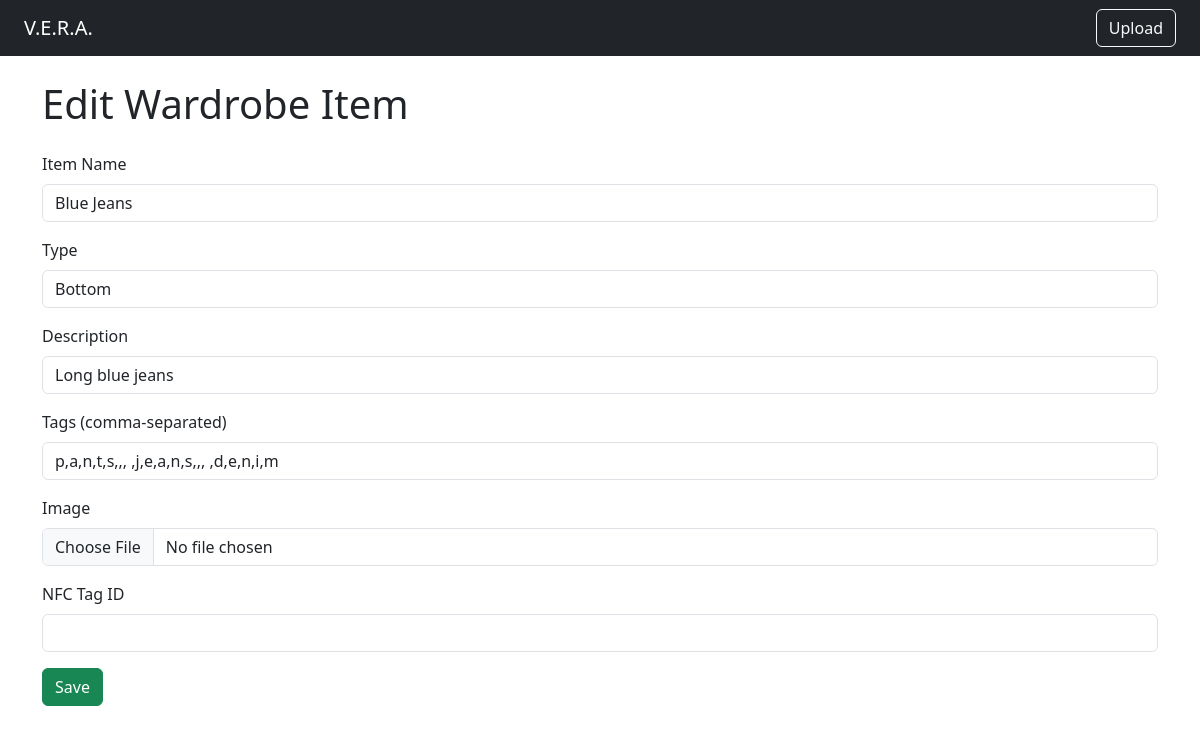
The page /edit/3 on the database its author committed.
### tables this page shows
CREATE TABLE items (
            id INTEGER PRIMARY KEY AUTOINCREMENT,
            name TEXT NOT NULL,
            item_type TEXT,
            description TEXT,
            tags TEXT,  -- comma-separated tags
            image_path TEXT,
            available BOOLEAN DEFAULT 1,
            last_used TEXT,
            nfc_tag_id TEXT
        );

### main.py (the view)
@app.route("/edit/<string:item_id>", methods=["GET", "POST"])
def edit_item(item_id):
    item = db.get_item(item_id)  # Fetch the item from the database
    if not item:
        return redirect(url_for("browse"))  # Redirect if the item doesn't exist
    if request.method == "POST":
        form = UploadForm()
        if form.validate_on_submit():
            if form.image.data:
                filename = secure_filename(form.image.data.filename)
                save_path = os.path.join(app.config['UPLOAD_FOLDER'], filename)
                form.image.data.save(save_path)
                image_url = url_for('wardrobe_file', filename=filename)
            else:
                image_url = item.image_path  # Keep the existing image path if no new image is uploaded
            db.update_item(
                item_id=item_id,
                name=form.name.data,  # Get the updated name from the form
                item_type=form.item_type.data,  # Get the updated item type from the form
                description=form.description.data,  # Get the updated description from the form
                tags=form.tags.data,  # Get the updated tags from the form
                image_path=image_url,  # Use the updated or existing image path
                nfc_tag_id=form.nfc_tag_id.data  # Get the updated NFC tag ID from the form
            )
            return redirect(url_for("browse"))
    else:
        form = UploadForm(obj=item)
    return render_template("upload.html", form=form, edit_mode=True)

### main.py
class UploadForm(FlaskForm):
    name = StringField("Item Name", validators=[DataRequired()])
    item_type = SelectField("Type", choices=[])  # Initialize with an empty list
    description = StringField("Description", validators=[DataRequired()])
    tags = StringField("Tags (comma-separated)")
    image = FileField("Image", validators=[FileAllowed(['jpg', 'jpeg', 'png'], 'Images only!')])
    nfc_tag_id = StringField("NFC Tag ID")
    submit = SubmitField("Add Item")
    def __init__(self, *args, **kwargs):
        obj = kwargs.pop('obj', None)
        super().__init__(*args, **kwargs)
        self.item_type.choices = [(item_type.value, item_type.name.capitalize()) for item_type in ITEM_TYPE]
        if obj:
            self.name.data = obj.name
            self.item_type.data = obj.item_type
            self.description.data = obj.description
            self.tags.data = ",".join(obj.tags) if obj.tags else ""
            self.nfc_tag_id.data = obj.nfc_tag_id

### db/db_client.py (called while the page is built)
def get_connection():
    return sqlite3.connect(DB_NAME)

def map_item(row):
    return Item(
        item_id=row[0],
        name=row[1],
        item_type=row[2],
        description=row[3],
        tags=row[4].split(",") if row[4] else [],
        image_path=row[5],
        available=bool(row[6]),
        last_used=row[7],
        nfc_tag_id=row[8]
    )

def get_item(item_id: str):
    with get_connection() as conn:
        cursor = conn.cursor()
        cursor.execute("SELECT * FROM items WHERE id = ?", (item_id))
        result = cursor.fetchall()
        return map_item(result[0])

### templates/upload.html (shortened to what this page needs)
{% extends "base.html" %}
{% block content %}
<h1 class="mb-4">{{ "Edit Wardrobe Item" if edit_mode else "Upload New Wardrobe Item" }}</h1>
<form method="POST" enctype="multipart/form-data">
  {% for field in form %}
    {% if field.type != "SubmitField" and field.type != "CSRFTokenField" %}
      <div class="mb-3">
        {{ field.label(class="form-label") }}
        {{ field(class="form-control") }}
      </div>
    {% endif %}
  {% endfor %}
  <div class="mb-3">
    {{ form.submit(class="btn btn-success", value="Save" if edit_mode else "Add Item") }}
  </div>
</form>
{% endblock %}

### rows shown on the page
items: name "Blue Jeans" "Bottom" "Long blue jeans" "p,a,n,t,s,,, ,j,e,a,n,s,,, ,d,e,n,i,m"

### other values the page prints
{{ "Edit Wardrobe Item" if edit_mode else "Upload New Wardrobe Item" }} "Edit Wardrobe Item"
{{ field.label(class="form-label") }} "Item Name" "Type" "Description" "Tags (comma-separated)" "Image" "NFC Tag ID"
